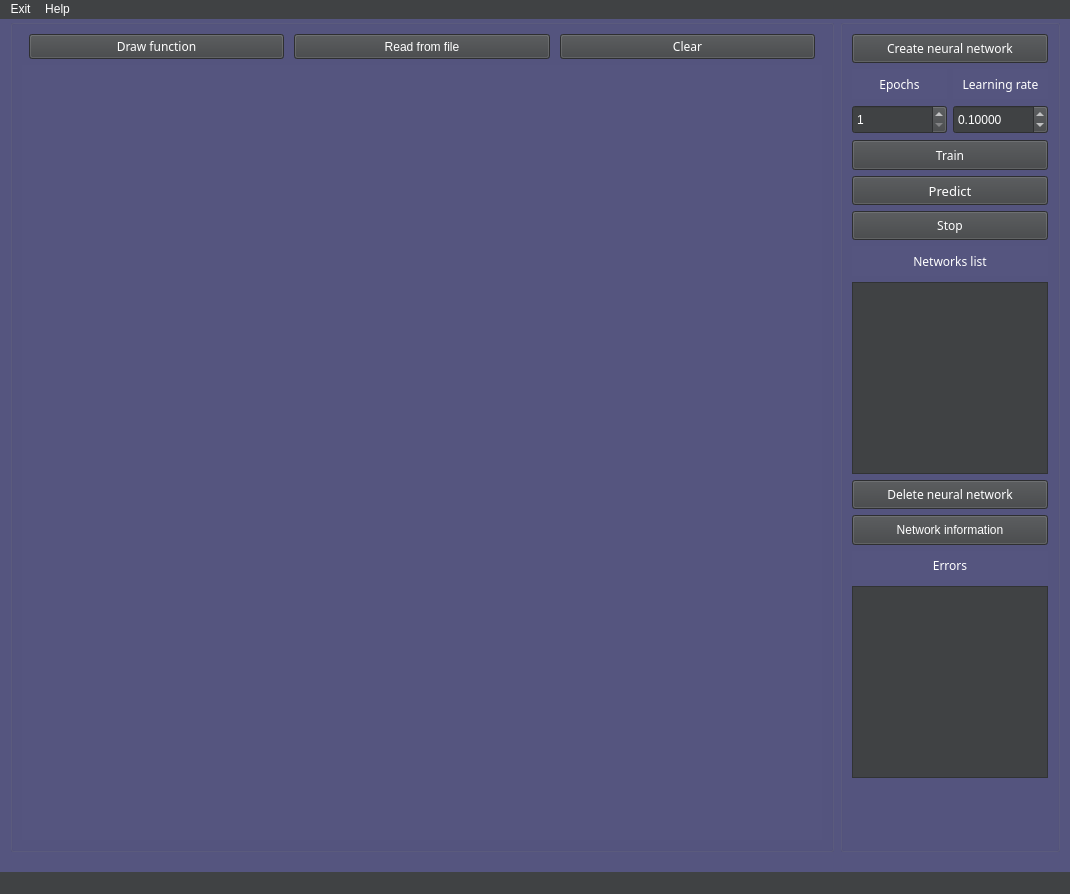
<?xml version="1.0" encoding="UTF-8"?>
<ui version="4.0">
 <class>MainWindow</class>
 <widget class="QMainWindow" name="MainWindow">
  <property name="geometry">
   <rect>
    <x>0</x>
    <y>0</y>
    <width>1070</width>
    <height>894</height>
   </rect>
  </property>
  <property name="sizePolicy">
   <sizepolicy hsizetype="Expanding" vsizetype="Expanding">
    <horstretch>0</horstretch>
    <verstretch>0</verstretch>
   </sizepolicy>
  </property>
  <property name="windowTitle">
   <string>Neurol Aproximation</string>
  </property>
  <property name="autoFillBackground">
   <bool>false</bool>
  </property>
  <property name="styleSheet">
   <string notr="true">background-color: rgb(64, 66, 68);
color: rgb(255, 255, 255);
</string>
  </property>
  <widget class="QWidget" name="centralwidget">
   <property name="styleSheet">
    <string notr="true">background-color: rgb(85, 85, 127);</string>
   </property>
   <layout class="QHBoxLayout" name="horizontalLayout_4">
    <property name="leftMargin">
     <number>10</number>
    </property>
    <property name="topMargin">
     <number>0</number>
    </property>
    <property name="rightMargin">
     <number>10</number>
    </property>
    <property name="bottomMargin">
     <number>20</number>
    </property>
    <item>
     <widget class="QGroupBox" name="groupBoxPlot">
      <property name="sizePolicy">
       <sizepolicy hsizetype="Preferred" vsizetype="Expanding">
        <horstretch>0</horstretch>
        <verstretch>0</verstretch>
       </sizepolicy>
      </property>
      <property name="title">
       <string/>
      </property>
      <layout class="QVBoxLayout" name="verticalLayout_2">
       <item>
        <layout class="QHBoxLayout" name="horizontalLayout">
         <property name="spacing">
          <number>10</number>
         </property>
         <property name="sizeConstraint">
          <enum>QLayout::SetDefaultConstraint</enum>
         </property>
         <property name="leftMargin">
          <number>7</number>
         </property>
         <property name="rightMargin">
          <number>7</number>
         </property>
         <item>
          <widget class="QPushButton" name="pushPlotGraph">
           <property name="sizePolicy">
            <sizepolicy hsizetype="Expanding" vsizetype="Preferred">
             <horstretch>0</horstretch>
             <verstretch>0</verstretch>
            </sizepolicy>
           </property>
           <property name="maximumSize">
            <size>
             <width>16777215</width>
             <height>16777215</height>
            </size>
           </property>
           <property name="font">
            <font>
             <family>Waree</family>
            </font>
           </property>
           <property name="styleSheet">
            <string notr="true">background-color: rgb(64, 66, 68);</string>
           </property>
           <property name="text">
            <string>Draw function</string>
           </property>
          </widget>
         </item>
         <item>
          <widget class="QPushButton" name="pushReadFromFile">
           <property name="sizePolicy">
            <sizepolicy hsizetype="Expanding" vsizetype="Preferred">
             <horstretch>0</horstretch>
             <verstretch>0</verstretch>
            </sizepolicy>
           </property>
           <property name="styleSheet">
            <string notr="true">background-color: rgb(64, 66, 68);</string>
           </property>
           <property name="text">
            <string>Read from file</string>
           </property>
          </widget>
         </item>
         <item>
          <widget class="QPushButton" name="pushClear">
           <property name="sizePolicy">
            <sizepolicy hsizetype="Expanding" vsizetype="Preferred">
             <horstretch>0</horstretch>
             <verstretch>0</verstretch>
            </sizepolicy>
           </property>
           <property name="maximumSize">
            <size>
             <width>16777215</width>
             <height>16777215</height>
            </size>
           </property>
           <property name="font">
            <font>
             <family>Waree</family>
             <weight>50</weight>
             <italic>false</italic>
             <bold>false</bold>
            </font>
           </property>
           <property name="autoFillBackground">
            <bool>false</bool>
           </property>
           <property name="styleSheet">
            <string notr="true">background-color: rgb(64, 66, 68);
color: rgb(255, 255, 255);</string>
           </property>
           <property name="text">
            <string>Clear</string>
           </property>
          </widget>
         </item>
        </layout>
       </item>
       <item>
        <widget class="QWidget" name="plotWidget" native="true">
         <property name="sizePolicy">
          <sizepolicy hsizetype="Expanding" vsizetype="Expanding">
           <horstretch>0</horstretch>
           <verstretch>0</verstretch>
          </sizepolicy>
         </property>
         <property name="minimumSize">
          <size>
           <width>800</width>
           <height>600</height>
          </size>
         </property>
         <property name="autoFillBackground">
          <bool>false</bool>
         </property>
         <property name="styleSheet">
          <string notr="true">
alternate-background-color: rgb(64, 66, 68);</string>
         </property>
        </widget>
       </item>
      </layout>
     </widget>
    </item>
    <item>
     <widget class="QGroupBox" name="groupBoxSettings">
      <property name="sizePolicy">
       <sizepolicy hsizetype="Maximum" vsizetype="Preferred">
        <horstretch>0</horstretch>
        <verstretch>0</verstretch>
       </sizepolicy>
      </property>
      <property name="styleSheet">
       <string notr="true"/>
      </property>
      <property name="title">
       <string/>
      </property>
      <layout class="QVBoxLayout" name="verticalLayout">
       <item>
        <widget class="QPushButton" name="pushCreateNN">
         <property name="sizePolicy">
          <sizepolicy hsizetype="Expanding" vsizetype="Expanding">
           <horstretch>0</horstretch>
           <verstretch>0</verstretch>
          </sizepolicy>
         </property>
         <property name="maximumSize">
          <size>
           <width>200</width>
           <height>16777215</height>
          </size>
         </property>
         <property name="font">
          <font>
           <family>Waree</family>
          </font>
         </property>
         <property name="autoFillBackground">
          <bool>false</bool>
         </property>
         <property name="styleSheet">
          <string notr="true">background-color: rgb(64, 66, 68);</string>
         </property>
         <property name="text">
          <string>Create neural network</string>
         </property>
        </widget>
       </item>
       <item>
        <layout class="QHBoxLayout" name="horizontalLayout_5">
         <property name="spacing">
          <number>6</number>
         </property>
         <property name="sizeConstraint">
          <enum>QLayout::SetDefaultConstraint</enum>
         </property>
         <item>
          <widget class="QLabel" name="labelEpochs">
           <property name="sizePolicy">
            <sizepolicy hsizetype="Preferred" vsizetype="Expanding">
             <horstretch>0</horstretch>
             <verstretch>0</verstretch>
            </sizepolicy>
           </property>
           <property name="font">
            <font>
             <family>Waree</family>
            </font>
           </property>
           <property name="text">
            <string>Epochs</string>
           </property>
           <property name="alignment">
            <set>Qt::AlignCenter</set>
           </property>
          </widget>
         </item>
         <item>
          <widget class="QLabel" name="labelLr">
           <property name="sizePolicy">
            <sizepolicy hsizetype="Preferred" vsizetype="Expanding">
             <horstretch>0</horstretch>
             <verstretch>0</verstretch>
            </sizepolicy>
           </property>
           <property name="font">
            <font>
             <family>Waree</family>
            </font>
           </property>
           <property name="text">
            <string>Learning rate</string>
           </property>
           <property name="alignment">
            <set>Qt::AlignCenter</set>
           </property>
          </widget>
         </item>
        </layout>
       </item>
       <item>
        <layout class="QHBoxLayout" name="horizontalLayout_6">
         <item>
          <widget class="QSpinBox" name="spinEpochs">
           <property name="sizePolicy">
            <sizepolicy hsizetype="Minimum" vsizetype="Expanding">
             <horstretch>0</horstretch>
             <verstretch>0</verstretch>
            </sizepolicy>
           </property>
           <property name="styleSheet">
            <string notr="true">background-color: rgb(64, 66, 68);</string>
           </property>
           <property name="minimum">
            <number>1</number>
           </property>
           <property name="maximum">
            <number>1000000000</number>
           </property>
          </widget>
         </item>
         <item>
          <widget class="QDoubleSpinBox" name="doubleSpinLr">
           <property name="sizePolicy">
            <sizepolicy hsizetype="Minimum" vsizetype="Expanding">
             <horstretch>0</horstretch>
             <verstretch>0</verstretch>
            </sizepolicy>
           </property>
           <property name="styleSheet">
            <string notr="true">background-color: rgb(64, 66, 68);</string>
           </property>
           <property name="wrapping">
            <bool>false</bool>
           </property>
           <property name="keyboardTracking">
            <bool>false</bool>
           </property>
           <property name="showGroupSeparator" stdset="0">
            <bool>false</bool>
           </property>
           <property name="decimals">
            <number>5</number>
           </property>
           <property name="minimum">
            <double>0.000100000000000</double>
           </property>
           <property name="singleStep">
            <double>0.100000000000000</double>
           </property>
           <property name="value">
            <double>0.100000000000000</double>
           </property>
          </widget>
         </item>
        </layout>
       </item>
       <item>
        <widget class="QPushButton" name="pushTrain">
         <property name="sizePolicy">
          <sizepolicy hsizetype="Expanding" vsizetype="Expanding">
           <horstretch>0</horstretch>
           <verstretch>0</verstretch>
          </sizepolicy>
         </property>
         <property name="maximumSize">
          <size>
           <width>200</width>
           <height>16777215</height>
          </size>
         </property>
         <property name="font">
          <font>
           <family>Waree</family>
          </font>
         </property>
         <property name="autoFillBackground">
          <bool>false</bool>
         </property>
         <property name="styleSheet">
          <string notr="true">background-color: rgb(64, 66, 68);</string>
         </property>
         <property name="text">
          <string>Train</string>
         </property>
        </widget>
       </item>
       <item>
        <widget class="QPushButton" name="pushPredict">
         <property name="sizePolicy">
          <sizepolicy hsizetype="Expanding" vsizetype="Expanding">
           <horstretch>0</horstretch>
           <verstretch>0</verstretch>
          </sizepolicy>
         </property>
         <property name="maximumSize">
          <size>
           <width>16777215</width>
           <height>16777215</height>
          </size>
         </property>
         <property name="font">
          <font>
           <family>Waree</family>
           <pointsize>10</pointsize>
           <weight>50</weight>
           <bold>false</bold>
          </font>
         </property>
         <property name="autoFillBackground">
          <bool>false</bool>
         </property>
         <property name="styleSheet">
          <string notr="true">background-color: rgb(64, 66, 68);
color: rgb(255, 255, 255);</string>
         </property>
         <property name="text">
          <string>Predict</string>
         </property>
        </widget>
       </item>
       <item>
        <widget class="QPushButton" name="pushStop">
         <property name="sizePolicy">
          <sizepolicy hsizetype="Expanding" vsizetype="Expanding">
           <horstretch>0</horstretch>
           <verstretch>0</verstretch>
          </sizepolicy>
         </property>
         <property name="maximumSize">
          <size>
           <width>200</width>
           <height>16777215</height>
          </size>
         </property>
         <property name="font">
          <font>
           <family>Waree</family>
          </font>
         </property>
         <property name="autoFillBackground">
          <bool>false</bool>
         </property>
         <property name="styleSheet">
          <string notr="true">background-color: rgb(64, 66, 68);</string>
         </property>
         <property name="text">
          <string>Stop</string>
         </property>
        </widget>
       </item>
       <item>
        <widget class="QLabel" name="labelNNs">
         <property name="sizePolicy">
          <sizepolicy hsizetype="Expanding" vsizetype="Expanding">
           <horstretch>0</horstretch>
           <verstretch>0</verstretch>
          </sizepolicy>
         </property>
         <property name="maximumSize">
          <size>
           <width>200</width>
           <height>16777215</height>
          </size>
         </property>
         <property name="font">
          <font>
           <family>Waree</family>
          </font>
         </property>
         <property name="styleSheet">
          <string notr="true">color: rgb(255, 255, 255);</string>
         </property>
         <property name="text">
          <string>Networks list</string>
         </property>
         <property name="alignment">
          <set>Qt::AlignCenter</set>
         </property>
        </widget>
       </item>
       <item>
        <widget class="QListWidget" name="listWidgetNNs">
         <property name="maximumSize">
          <size>
           <width>200</width>
           <height>16777215</height>
          </size>
         </property>
         <property name="styleSheet">
          <string notr="true">background-color: rgb(64, 66, 68);</string>
         </property>
        </widget>
       </item>
       <item>
        <widget class="QPushButton" name="pushDeleteNN">
         <property name="sizePolicy">
          <sizepolicy hsizetype="Minimum" vsizetype="Expanding">
           <horstretch>0</horstretch>
           <verstretch>0</verstretch>
          </sizepolicy>
         </property>
         <property name="font">
          <font>
           <family>Waree</family>
          </font>
         </property>
         <property name="styleSheet">
          <string notr="true">background-color: rgb(64, 66, 68);</string>
         </property>
         <property name="text">
          <string>Delete neural network</string>
         </property>
        </widget>
       </item>
       <item>
        <widget class="QPushButton" name="pushNNInfo">
         <property name="sizePolicy">
          <sizepolicy hsizetype="Minimum" vsizetype="Expanding">
           <horstretch>0</horstretch>
           <verstretch>0</verstretch>
          </sizepolicy>
         </property>
         <property name="styleSheet">
          <string notr="true">background-color: rgb(64, 66, 68);</string>
         </property>
         <property name="text">
          <string>Network information</string>
         </property>
        </widget>
       </item>
       <item>
        <widget class="QLabel" name="labelError">
         <property name="sizePolicy">
          <sizepolicy hsizetype="Expanding" vsizetype="Expanding">
           <horstretch>0</horstretch>
           <verstretch>0</verstretch>
          </sizepolicy>
         </property>
         <property name="maximumSize">
          <size>
           <width>200</width>
           <height>16777215</height>
          </size>
         </property>
         <property name="font">
          <font>
           <family>Waree</family>
          </font>
         </property>
         <property name="styleSheet">
          <string notr="true">color: rgb(255, 255, 255);</string>
         </property>
         <property name="text">
          <string>Errors</string>
         </property>
         <property name="alignment">
          <set>Qt::AlignCenter</set>
         </property>
        </widget>
       </item>
       <item>
        <widget class="QPlainTextEdit" name="plainTextErrors">
         <property name="sizePolicy">
          <sizepolicy hsizetype="Expanding" vsizetype="Expanding">
           <horstretch>0</horstretch>
           <verstretch>0</verstretch>
          </sizepolicy>
         </property>
         <property name="maximumSize">
          <size>
           <width>200</width>
           <height>16777215</height>
          </size>
         </property>
         <property name="autoFillBackground">
          <bool>true</bool>
         </property>
         <property name="styleSheet">
          <string notr="true">background-color: rgb(64, 66, 68);</string>
         </property>
         <property name="readOnly">
          <bool>true</bool>
         </property>
        </widget>
       </item>
       <item>
        <spacer name="verticalSpacer">
         <property name="orientation">
          <enum>Qt::Vertical</enum>
         </property>
         <property name="sizeType">
          <enum>QSizePolicy::Fixed</enum>
         </property>
         <property name="sizeHint" stdset="0">
          <size>
           <width>20</width>
           <height>62</height>
          </size>
         </property>
        </spacer>
       </item>
      </layout>
     </widget>
    </item>
   </layout>
  </widget>
  <widget class="QStatusBar" name="statusbar"/>
  <widget class="QMenuBar" name="menuBar">
   <property name="geometry">
    <rect>
     <x>0</x>
     <y>0</y>
     <width>1070</width>
     <height>25</height>
    </rect>
   </property>
   <widget class="QMenu" name="menuExit">
    <property name="title">
     <string>Exit</string>
    </property>
   </widget>
   <widget class="QMenu" name="menuHelp">
    <property name="title">
     <string>Help</string>
    </property>
    <addaction name="actionAuthor"/>
    <addaction name="actionAbout_programm"/>
   </widget>
   <addaction name="menuExit"/>
   <addaction name="menuHelp"/>
  </widget>
  <action name="actionAuthor">
   <property name="text">
    <string>Author</string>
   </property>
  </action>
  <action name="actionAbout_programm">
   <property name="text">
    <string>About programm</string>
   </property>
  </action>
 </widget>
 <resources/>
 <connections/>
</ui>
